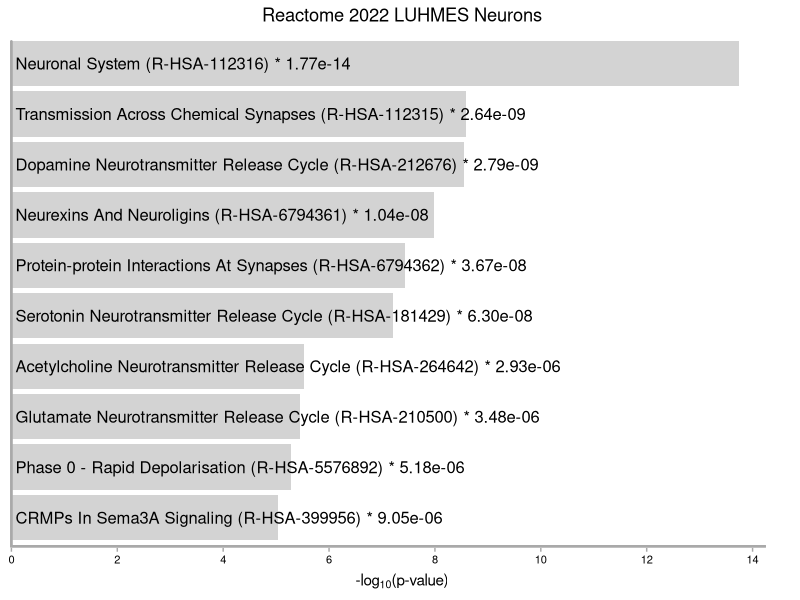

Write R code to recreate this figure.
# Load necessary libraries
library(ggplot2)
library(scales)
library(tools)

# Data frame containing the cellular components and their corresponding p-values
data <- data.frame(
  Term = c("Neuronal System (R-HSA-112316)", "Transmission Across Chemical Synapses (R-HSA-112315)",
           "Dopamine Neurotransmitter Release Cycle (R-HSA-212676)", "Neurexins And Neuroligins (R-HSA-6794361)",
           "Protein-protein Interactions At Synapses (R-HSA-6794362)", "Serotonin Neurotransmitter Release Cycle (R-HSA-181429)",
           "Acetylcholine Neurotransmitter Release Cycle (R-HSA-264642)", "Glutamate Neurotransmitter Release Cycle (R-HSA-210500)",
           "Phase 0 - Rapid Depolarisation (R-HSA-5576892)", "CRMPs In Sema3A Signaling (R-HSA-399956)"),
  P_Value = c(1.77e-14, 2.64e-09, 2.79e-09, 1.04e-08, 3.67e-08, 6.30e-08, 2.93e-06, 3.48e-06, 5.18e-06, 9.05e-06)
)

# Sort the data by P_Value in ascending order
data <- data[order(data$P_Value), ]

# Transform the p-values into a -log10 scale for better visualization
data$NegLog10_P_Value <- -log10(data$P_Value)

# Generate labels for the bars with the format: Term * p-value
data$labels <- paste(data$Term, "*", formatC(data$P_Value, format = "e", digits = 2), sep = " ")

# Create the bar plot
p <- ggplot(data, aes(x=NegLog10_P_Value, y=factor(Term, levels=rev(Term)))) +
  geom_bar(stat="identity", fill="lightgray") +
  geom_text(aes(x = 0.15, label = labels), hjust=0, size=4.2, color="black", position=position_stack(vjust=0.5)) +
  geom_segment(x = -0.02, y = 0.43, xend = max(data$NegLog10_P_Value) + 0.5, yend = 0.43, color = "darkgray", size = 0.5) + # Horizontal line
  geom_segment(x = 0, y = 0.43, xend = 0, yend= length(unique(data$Term)) + 0.45, color = "darkgray", size = 0.5) + # Vertical line
  theme_minimal() +
  labs(x=expression("-log"[10]*"(p-value)"), y="", title="Reactome 2022 LUHMES Neurons") +
  theme(
    axis.text.x = element_text(color = "black", margin = margin(t = 2), size = 8),
    axis.text.y = element_blank(),
    axis.ticks.y = element_blank(),
    axis.title.x = element_text(margin = margin(t = 5)),
    axis.title.y = element_blank(),
    plot.title = element_text(hjust = 0.5),
    panel.grid.major = element_blank(),
    panel.grid.minor = element_blank(),
    legend.position = "none",
    axis.ticks.x = element_line(color = "darkgray", size = 0.5),
    axis.ticks.x.top = element_blank()
  ) +
  scale_x_continuous(
    breaks = seq(0, 14, by = 2),
    limits = c(0, max(data$NegLog10_P_Value) + 1),
    expand = c(0, 0)
  ) +
  coord_cartesian(clip = "off")
               

# Save the plot as a PDF to the specified path
pdf_path <- "Reactome_2022_LUHMES_Neurons.pdf"
ggsave(pdf_path, plot = p, width = 6, height = 6)

pdf_path

